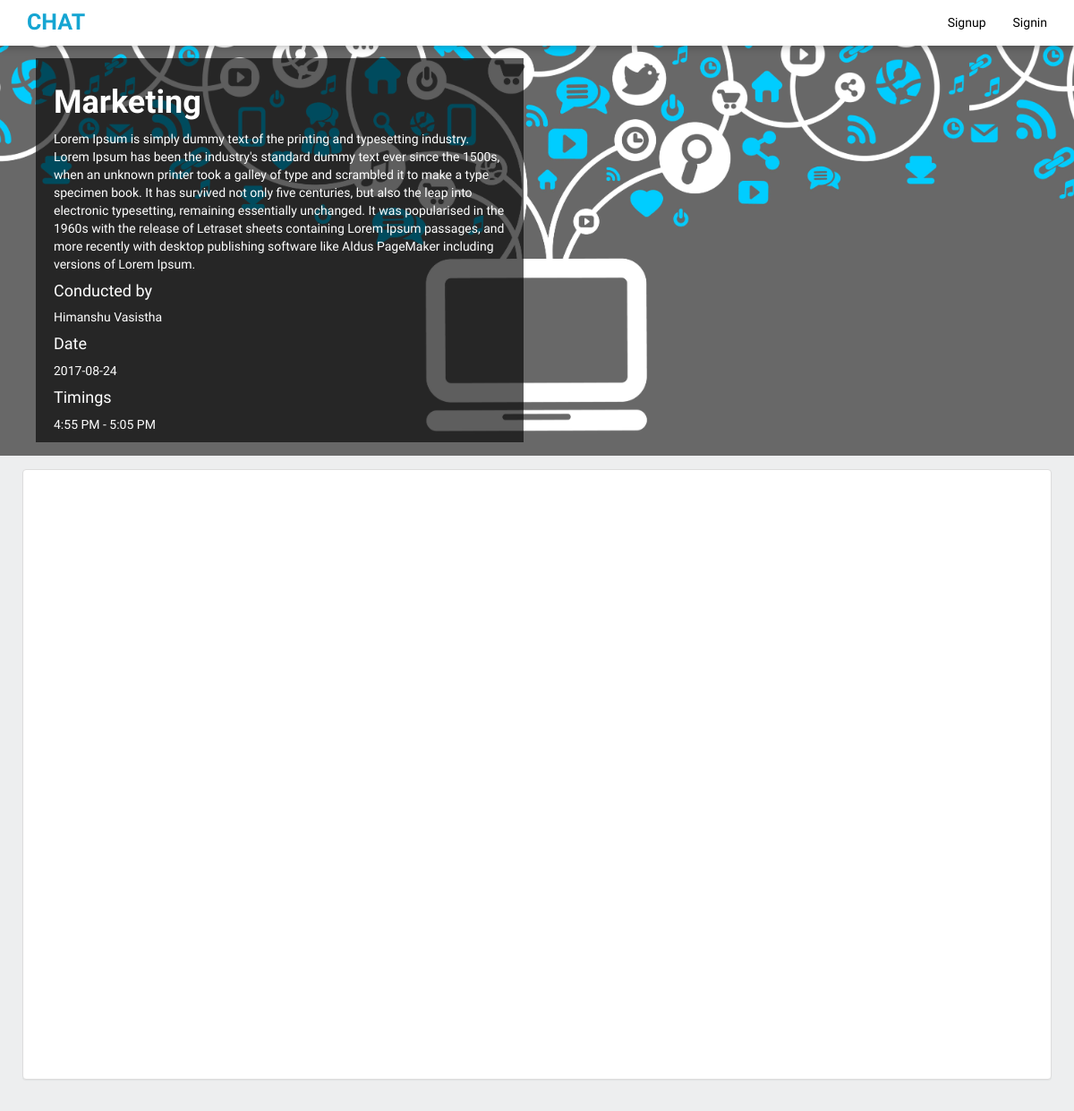
Page /class/147 on the committed database.
### chat/models.py (models this page shows)
class Createclass(models.Model):
    user = models.ForeignKey(User)
    Title = models.CharField(max_length=200, default='')
    Subject = models.CharField(max_length=200, default='')
    date = models.CharField(max_length=200, default='')
    From = models.CharField(max_length=60,default='')
    to = models.CharField(max_length=60,default='')
    instructor = models.CharField(max_length=60, default='')
    description = models.TextField(default='')
    Image = models.ImageField(upload_to='profile_image', blank=True)

### chat/views.py (the view)
# urls.py: url(r'^class/(?P<pk>\d+)$', views.Home, name='home'),
def Home(request,pk,template_name='home.html'):
    createclass = get_object_or_404(Createclass, pk=pk)
    abc[''] = pk
    users = User.objects.all()
    time=datetime.now()
    c = Chat.objects.all()
    return render(request, template_name, {'time':time,'home': 'active', 'chat': c, 'object':createclass,'users': users})

### templates/home.html (shortened to what this page needs)
{% load staticfiles %}
<html>
<head>
    <link rel="stylesheet" href="{% static 'chat.css' %}">
 <link rel="stylesheet" type="text/css" href="https://maxcdn.bootstrapcdn.com/bootstrap/3.3.7/css/bootstrap.min.css">
<link rel="stylesheet" type="text/css" href='{%static "css/app.css" %}'/>
</head>
<body>
<nav class="navbar navbar-default navbar-fixed-top" >
  <div class="container">
    <div class="navbar-header">
      <a class="navbar-brand" href="/">chat</a>
    </div>
    <div class="collapse navbar-collapse" id="bs-example-navbar-collapse-1">
      <ul class="nav navbar-nav navbar-right">
	  <li> {% if user.is_authenticated %}
	  <a href="#">  {{ user.username }}</a></li>
     <li>  <a href="{% url 'logout' %}"> logout</a></li>
	 <li><a href="/functions">Functions <i class="fa fa-user-plus"></i></a></li>
       {% else %}
	   <li><a href="/register">Signup </a></li>
       <li><a href="{% url 'login' %}">Signin </a></li>
       {% endif %}
	   </ul>
    </div>
  </div>
</nav>
<section id="banner" style="background:url('/media/{{object.Image}}');background-size:contain;max-width:100%;background-position:center ">
   <div class="container">
   <div class="row">
<div class="wrap main">
<div class="col-md-6">
<div class="overl">
 <h1><b>{{object.Title}}</b></h1>
{{object.description}}
	<h4> Conducted by </h4> {{object.instructor}}
	<h4> Date </h4> {{object.date }} {{tdate}}
	<h4> Timings </h4> {{object.From}} -
   	{{object.to}}
	</div>
   </div>
   </div>
   </div>
   	</div>
</section>
   <section>
      <div class="container">
   <div class="row">
   <div class="wrap">
    <div  id="chat-body" class="panel panel-default">
        <div id="msg-list-div" class="panel-body">
        </div>
    </div>
	</div>
	</div>
	</div>
</section>
</body>
</html>

### static/chat.css (style rules this page uses)
.panel-body { overflow-y: scroll; height: 85%; }

### static/css/app.css (style rules this page uses)
body { margin-top:50px; background:#edeeef; background-size: cover; background-position: center; font-family: Lato; color: black; height:100%; font-family: 'PT Sans', sans-serif; }
html { height: 100%; }
nav { background:white !important; border-color:transparent !important; color:black; box-shadow:0px 1px 9px rgba(0, 0, 0, 0.31); font-family: 'Titillium Web', sans-serif; }
.navbar-brand { font-weight:bold; font-size:25px; text-transform:uppercase; color:#15a5d2 !important; }
nav li a { color:#000 !important; }
#banner { background:#00BCD4; }
.wrap { float:left; width:100%; padding:15px 10px; }
.wrap.main { color:white; }
.overl { background:rgba(0,0,0,0.63); float:left; width:100%; padding:10px 20px; }

### rows in the picture
Createclass: Image (picture), Title "Marketing", description "Lorem Ipsum is simply dummy text of the printing and typesetting industry. Lorem Ipsum has been the industry's standard dummy text ever since the 1500s, when an unknown printer took a galley of type and scrambled it to make a type specimen book. It has survived not only five centuries, but also the leap into electronic typesetting, remaining essentially unchanged. It was popularised in the 1960s with the release of Letraset sheets containing Lorem Ipsum passages, and more recently with desktop publishing software like Aldus PageMaker including versions of Lorem Ipsum.", instructor "Himanshu Vasistha", date "2017-08-24", From "4:55 PM", to "5:05 PM"
